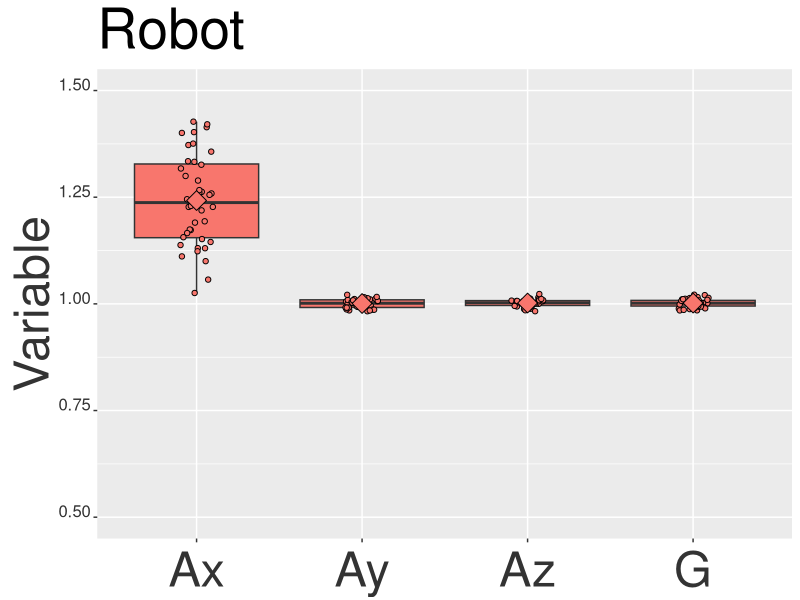

Source code (R):
#https://www.r-bloggers.com/textual-healing-part-ii/
#https://gist.github.com/cdesante/4070336
#https://gist.github.com/cdesante/4070537

library(ggplot2)

# FOR ACC AND GYR

number_of_participants <- 40
dataframe1 <- data.frame(
SENSOR_AXIS = c(    rep(   c( 'Ax', 'Ay', 'Az', 'G'), each =      (number_of_participants)      )  ),  # 6*each =
CLASSES =  rep(   rep(c( 'acc' ),                           each = 4*   (number_of_participants)  ), 1),
VALUES = c( rnorm(number_of_participants, 1.25, 0.1), #AX
            rnorm(number_of_participants, 1, 0.01), #AY
            rnorm(number_of_participants, 1, 0.01), #AY
            rnorm(number_of_participants, 1, 0.01) #AZ
          ),
stringsAsFactors = FALSE
)
dataframe1

Plot <- ggplot( dataframe1, aes( x = SENSOR_AXIS, y = VALUES , fill = CLASSES ) ) +
geom_boxplot(outlier.colour = c("grey40") , outlier.size=5) +
geom_jitter(shape=21, position=position_jitter(0.1)) +
stat_summary(fun.y=mean, geom="point", shape=23, size=5) +
ggtitle("Robot") +
xlab("My x label") +
ylab("Variable") +
theme(
    plot.title = element_text(size = 40, face = "plain"),
    axis.text.x = element_text(colour="grey20",size=35,angle=00,hjust=.5,vjust=.5,face="plain"),
    axis.text.y = element_text(colour="grey20",size=12,angle=0,hjust=1,vjust=0,face="plain"),
    axis.title.x=element_blank(),
    axis.title.y = element_text(colour="grey20",size=35,angle=90,hjust=.5,vjust=.5,face="plain"),
    legend.position = "none"
    ) +
coord_cartesian(xlim = c(1, 4),ylim = c(0.5, 1.5))
#

Plot
# # ggsave(file="creating_dataframe00.png")
